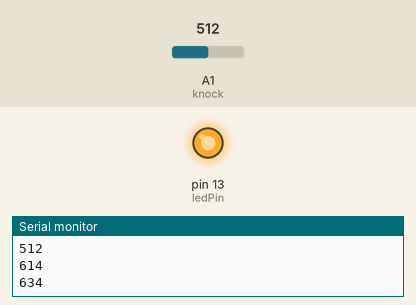
This sketch was run on a simulated Arduino Uno, built with avr-gcc and run on an emulated ATmega328P. On the bench: output pins drawn as LEDs (lit = HIGH), the last lines printed to the serial monitor. The test bench sets the inputs (shaded band); at power-on: A1 (knock) = 512.

Above: at 1.2 s.
1.3 s: A1 (knock) set to 5
4.2 s: A1 (knock) set to 2
At 5.7 s:
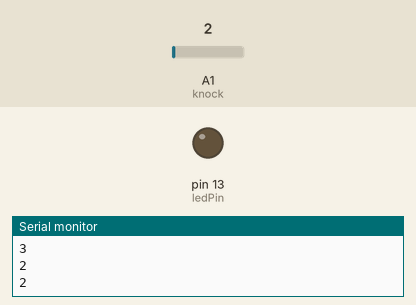
6.0 s: A1 (knock) set to 122
At 7.1 s:
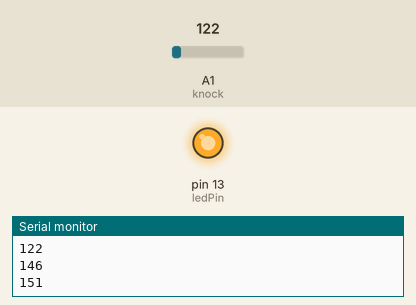
7.5 s: A1 (knock) set to 0
At 9.1 s:
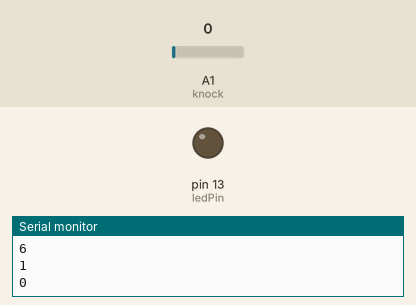
Timing chart, 0 to 10.6 s (numbered marks = the images above; inputs shaded):
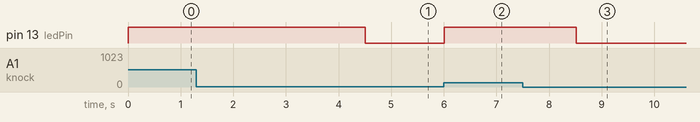

The sketch:

pulsadorMagnetico_Arduino.ino
```cpp
float pulsadorMagnetico = A0;
int ledPin = 13;
float knock = A1;
int lecturasKnock = 0;
int lecturasPulsador = 0;
void setup() {
  // put your setup code here, to run once:
  pinMode(pulsadorMagnetico, INPUT);
  pinMode(ledPin, OUTPUT);
  pinMode(knock, INPUT);
  Serial.begin(9600);
}


void loop() {
  // put your main code here, to run repeatedly:

  for (int i = 0; i < 5; i++)
  {
    int lecturaKnock = analogRead(knock);
    lecturasKnock = lecturaKnock + lecturasKnock;

  }
 /* for (int i = 0; i < 5; i++)
  {
    int lecturaPulsador = analogRead(pulsadorMagnetico);
    lecturasPulsador = lecturaPulsador + lecturasPulsador;
  }*/
  //lecturasPulsador = lecturasPulsador / 5;
  lecturasKnock = lecturasKnock / 5;
  if (/*lecturasPulsador >= 1000 &&*/ lecturasKnock >= 5 ) {
    digitalWrite(ledPin, HIGH);
  }
  else {
    digitalWrite(ledPin, LOW);
  }
  /*Serial.print(lecturasPulsador);
  Serial.print("   ");*/
  Serial.print(lecturasKnock);
  Serial.println("   ");
  delay(500);
}
```

Measured:
- the behaviour switches between 4 and 3 on A1 (knock) (found by bisection; images 0 and 1)
- after the input at 4.2 s, pin 13 (ledPin): HIGH → LOW after 0.31 s
- after the input at 6.0 s, pin 13 (ledPin): LOW → HIGH at once
- after the input at 7.5 s, pin 13 (ledPin): HIGH → LOW after 1.0 s
